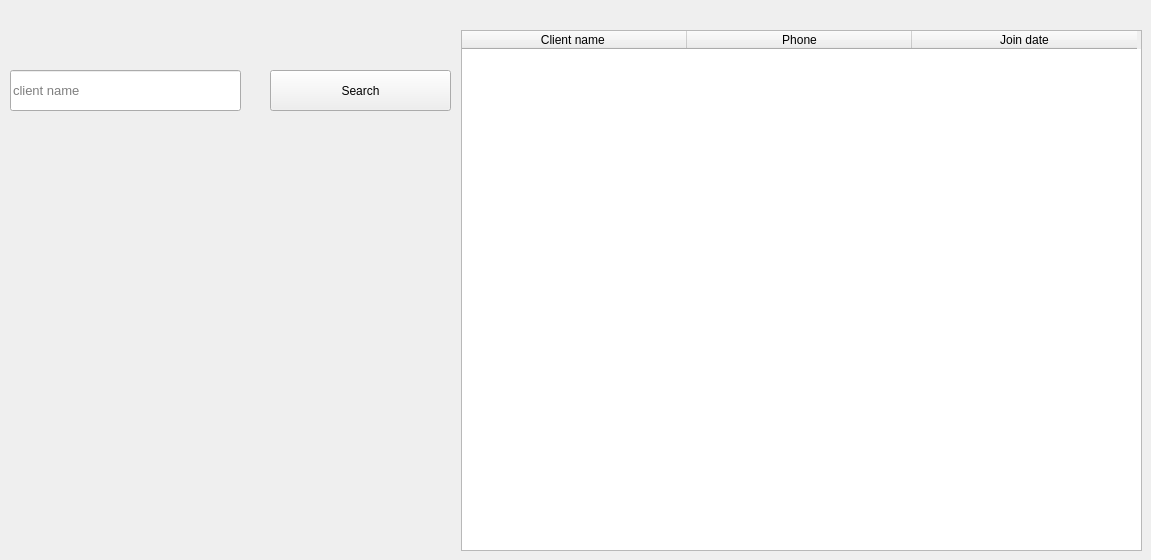
      <widget class="QWidget" name="tab_11">
       <attribute name="title">
        <string>all clients</string>
       </attribute>
       <widget class="QTableWidget" name="tableWidget_3">
        <property name="geometry">
         <rect>
          <x>461</x>
          <y>30</y>
          <width>681</width>
          <height>521</height>
         </rect>
        </property>
        <property name="frameShape">
         <enum>QFrame::StyledPanel</enum>
        </property>
        <property name="frameShadow">
         <enum>QFrame::Sunken</enum>
        </property>
        <property name="lineWidth">
         <number>1</number>
        </property>
        <attribute name="horizontalHeaderCascadingSectionResizes">
         <bool>false</bool>
        </attribute>
        <attribute name="horizontalHeaderDefaultSectionSize">
         <number>225</number>
        </attribute>
        <attribute name="horizontalHeaderHighlightSections">
         <bool>true</bool>
        </attribute>
        <column>
         <property name="text">
          <string>Client name </string>
         </property>
        </column>
        <column>
         <property name="text">
          <string>Phone</string>
         </property>
        </column>
        <column>
         <property name="text">
          <string>Join date</string>
         </property>
        </column>
       </widget>
       <widget class="QPushButton" name="pushButton_14">
        <property name="geometry">
         <rect>
          <x>270</x>
          <y>70</y>
          <width>181</width>
          <height>41</height>
         </rect>
        </property>
        <property name="styleSheet">
         <string notr="true">font: 10pt &quot;MS Shell Dlg 2&quot;;</string>
        </property>
        <property name="text">
         <string>Search</string>
        </property>
       </widget>
       <widget class="QLineEdit" name="lineEdit_11">
        <property name="geometry">
         <rect>
          <x>10</x>
          <y>70</y>
          <width>231</width>
          <height>41</height>
         </rect>
        </property>
        <property name="font">
         <font>
          <family>MS Shell Dlg 2</family>
          <pointsize>10</pointsize>
          <weight>50</weight>
          <italic>false</italic>
          <bold>false</bold>
         </font>
        </property>
        <property name="styleSheet">
         <string notr="true">font: 10pt &quot;MS Shell Dlg 2&quot;;</string>
        </property>
        <property name="placeholderText">
         <string>client name</string>
        </property>
       </widget>
      </widget>
